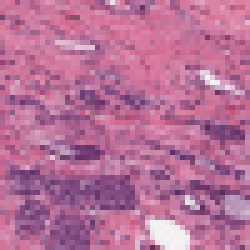
#> input picture 8863_idx5_x151_y1301_class0.png, 50 x 50 px (shown 5 times larger)
$ jupyter execute img_clusters_WRN.ipynb
#> lines starting #> are read from the running program, lines starting #| are printed output that depends on the picture
[cell 1]
import numpy as np
import networkx as nx
from scipy.stats import norm
import cv2
import matplotlib.pyplot as plt

[cell 2]
from google.colab import files
uploaded = files.upload()
#> the answer given: 8863_idx5_x151_y1301_class0.png

[cell 3]
image = cv2.imread('8863_idx5_x151_y1301_class0.png')
#> image is the input picture: shape (50, 50, 3); mean B, G, R 152.7, 111.7, 183.5

[cell 4]
import cv2

def read_img(image):
    image = cv2.resize(image, (30, 30))              # Resize to 30x30 pixels
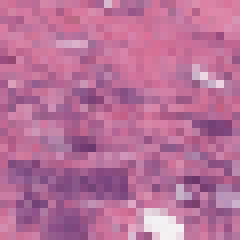
#> image: shape (30, 30, 3) (shown 8 times larger); mean of channels 0, 1, 2 152.9, 112, 183.7; drawn as B, G, R
    return image

[cell 5]
img = read_img(image)
img

[cell 6]
import numpy as np
import networkx as nx
from scipy.stats import norm

# function to get a grapgh from img, c, s, theta
#img: a 2-dim matrix
#c: the filter criterion, if the state is lower than c then the cell is filtered
#s: diminishing parameter (the sigma of Gaussian distribution)  s is used for distance closeness
#Theta: threadhold of the network edge weight
#L: the lambda (the similarity and closeness weight)

def RecurNet(img, c, s, Theta, L):

    if img.ndim != 3 or img.shape[2] != 3:
        raise ValueError("Input image must be an RGB image with three channels.")

    # Size of the image
    m, n, _ = img.shape

    # Generate the node list
    Mx = np.arange(1, m + 1)
    My = np.arange(1, n + 1)
    X, Y = np.meshgrid(Mx, My)
    X = X.flatten()
    Y = Y.flatten()

    # Initialize an empty list for nodes
    V = []

    # Process each channel (R, G, B)
    for channel in range(3):
        channel_data = img[:, :, channel].flatten()
        V_channel = np.column_stack((X, Y, channel_data))
        V.append(V_channel[V_channel[:, 2] >= c])

    # Combine nodes from all channels
    V = np.vstack(V)
    l = V.shape[0]

    # State range
    R = np.max(V[:, 2]) - np.min(V[:, 2])

    # Edge list
    F, T = np.meshgrid(np.arange(1, l + 1), np.arange(1, l + 1))
    F = F.flatten()
    T = T.flatten()
    E = np.column_stack((F, T))  # X:start, Y:end
    E = E[E[:, 0] < E[:, 1], :]  # only one direction

    # State difference in percentage
    S_diff = np.abs(V[E[:, 0] - 1, 2] - V[E[:, 1] - 1, 2]) / R
    Ipq = 1 - S_diff

    # Distance
    S_dist = np.sqrt((V[E[:, 0] - 1, 0] - V[E[:, 1] - 1, 0]) ** 2 +
                     (V[E[:, 0] - 1, 1] - V[E[:, 1] - 1, 1]) ** 2)

    # Gaussian diminishing effect
    factor_norm = norm.pdf(0, 0, s)
    Dpq = norm.pdf(S_dist, 0, s) / factor_norm
    Wpq = (Ipq**((1-L)/L)) * (Dpq**(L/(1-L)))

    # Create edge list with weights
    E = np.column_stack((E, Wpq))
    E = E[E[:, 2] > Theta, :]  # Filter edges based on threshold

    # Generate Recurrence Network
    G = nx.Graph()
    G.add_weighted_edges_from(E[:, :3])  # Add edges with weights

    return G

[cell 7]
import numpy as np
import networkx as nx

# [23 lines left out: function NetStatL, not called in this run]

[cell 8]
import numpy as np
import pandas as pd
from scipy.stats import skew, kurtosis

# [53 lines left out: function NetFeature, not called in this run]

[cell 9]
pixels = img.reshape(-1, 3)
#> pixels = 900 rows, first 8: [157, 120, 207], [150, 111, 209], [151, 111, 189], [149, 109, 193], [151, 109, 188], [169, 134, 212], [167, 130, 208], [159, 124, 192]
pixels.shape
#> Out = (900, 3)
